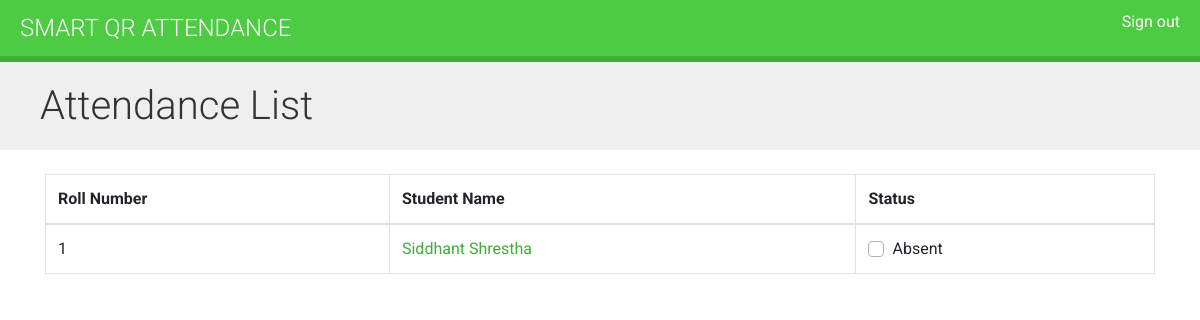
The app's page /2/course-attendance/ (signed in), older data.
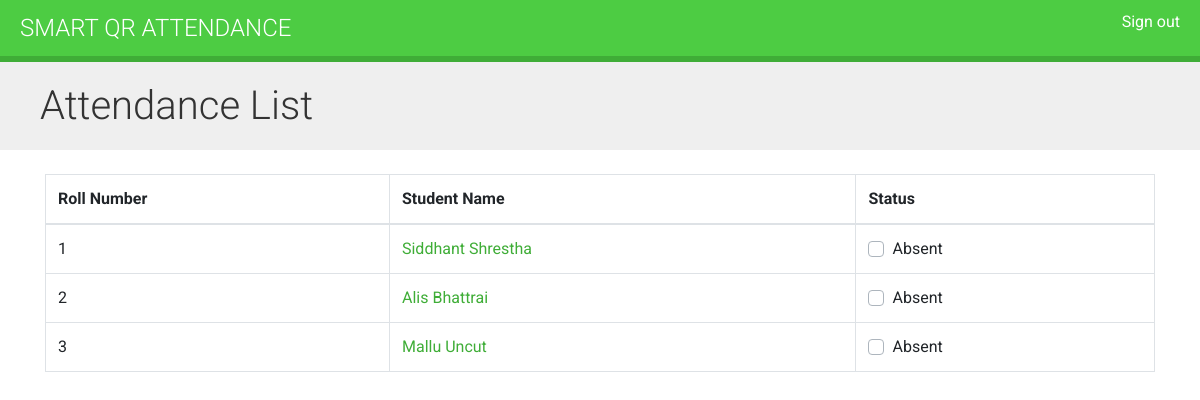
The same page, newer data.
### core/models.py (models this page shows, shortened)
class Student(models.Model):
    user = models.OneToOneField(User, on_delete=models.CASCADE, null=True)
    class_id = models.ForeignKey(Class, on_delete=models.CASCADE, default=1)
    roll_number = models.CharField(primary_key='True', max_length=100)
    name = models.CharField(max_length=200)
    sex = models.CharField(max_length=50, choices=sex_choice, default='Male')
    DOB = models.DateField(default='1990-01-01')

### core/views.py (the view)
# urls.py: path('<pk>/course-attendance/', views.filterDateApi, name='manage_attendance_list'),
@login_required
def filterDateApi(request,pk):
    context = {}
    queryset = Student.objects.raw('''SELECT roll_number,date,name,status,course_id
    FROM core_student A
    LEFT JOIN (SELECT * FROM core_attendance WHERE date=CURRENT_DATE AND course_id=%s)as B
    ON A.roll_number=B.student_id'''%pk)
    print(queryset)
    context['object_list'] = queryset
    return render(request, 'courses/manage/attendance/list.html', context=context)

### core/templatetags/filters.py (called while the page is built)
@register.simple_tag
def yesterday():
    yest= date.today() + datetime.timedelta(days=1)
    return yest

@register.simple_tag
def past7():
    yest = date.today() - datetime.timedelta(days=7)
    return yest

@register.simple_tag
def month():
    yest = date.today() - datetime.timedelta(days=30)
    return yest

### core/templates/courses/manage/attendance/list.html (shortened to what this page needs)
{% extends "base.html" %}
{% load filters %}
{% block content %}
<h1>Attendance List</h1>
<div class="container mt-4">
  <div class="row">
    <div class="col-md-12">
      <table class="table table-bordered">
        <thead>
          <tr>
              <th scope="col">Roll Number</th>
            <th scope="col">Student Name</th>
            <th scope="col">Status</th>
          </tr>
        </thead>
        <tbody>
          <tr>
            {% for stu in object_list %}
              <td>
                  {{stu.roll_number}}
              </td>
               <td>
             <a href="{% url 'get_student_detail' stu.roll_number stu.course_id%}">{{stu.name}}</a>
            </td>
              <td>
                <div class="custom-control custom-checkbox">
                  {% if stu.status == True %}
                  <input type="checkbox" class="custom-control-input" onclick="return false;" id="customCheck1"
                         checked >
                  <label class="custom-control-label" for="customCheck1">Present</label>
                  {% else %}
                  <label class="custom-control-label" for="customCheck1">Absent</label>
                  {% endif %}
              </div>
            </td>
          </tr>
         {% endfor %}
        </tbody>
      </table>
    </div>
  </div>
</div>
{% endblock %}

### core/templates/base.html (shortened to what this page needs)
{% load static %}
<!DOCTYPE html>
<html>
<head>
  <link rel="stylesheet" href="https://stackpath.bootstrapcdn.com/bootstrap/4.3.1/css/bootstrap.min.css">
  <link href='{% static "css/base.css" %}' rel="stylesheet">
</head>
<body>
  <div id="header">
    <a href="/" class="logo">Smart QR Attendance</a>
    <ul class="menu">
      {% if request.user.is_authenticated %}
        <li><a href='{% url "logout" %}'>Sign out</a></li>
      {% else %}
        <li><a href='{% url "login" %}'>Sign in</a></li>
      {% endif %}
    </ul>
  </div>
  <div id="content">
    {% block content %}
    {% endblock %}
      </div>
</body>
</html>

### core/static/css/base.css (style rules this page uses)
body { margin:0; font-family:'Roboto', sans-serif; font-weight:400; color:#333; }
a { color:#3fad37; text-decoration:none; }
ul { float:left; }
h1, h2, h3, h4, h5, h6 { font-family:'Roboto', sans-serif; font-weight:300; }
h1 { background:#efefef; width:100%; overflow:auto; padding:20px 0 20px 40px; margin:0; }
#header { background:#4dcc43; overflow:auto; padding:10px 20px; border-bottom:6px solid #3fad37; }
#header .logo { text-decoration:none; font-family:'Roboto', sans-serif; font-weight:300; text-transform:uppercase; font-size:24px; color:#fff; float:left; }
#header a { color:#fff; }
#header .menu { list-style:none; float:right; margin:0; padding:0; }
label { float:left; clear:both; margin:0 0 8px 0; }

Row changes from the older to the newer data that the page shows:
added Student: roll_number "2", name "Alis Bhattrai", shows "Absent"
added Student: roll_number "3", name "Mallu Uncut", shows "Absent"
